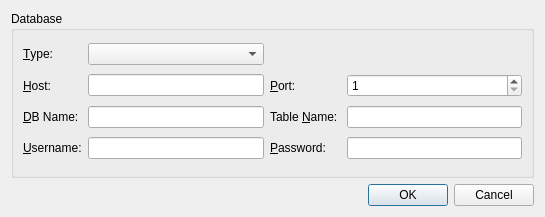
<ui version="4.0" >
 <class>connect2DBDialog</class>
 <widget class="QDialog" name="connect2DBDialog" >
  <property name="geometry" >
   <rect>
    <x>0</x>
    <y>0</y>
    <width>545</width>
    <height>217</height>
   </rect>
  </property>
  <property name="windowTitle" >
   <string>Connect to Database</string>
  </property>
  <layout class="QVBoxLayout" name="verticalLayout" >
   <item>
    <widget class="QGroupBox" name="groupBox" >
     <property name="title" >
      <string>Database</string>
     </property>
     <layout class="QGridLayout" name="gridLayout" >
      <item row="0" column="0" >
       <widget class="QLabel" name="label" >
        <property name="text" >
         <string>&amp;Type:</string>
        </property>
        <property name="buddy" >
         <cstring>databaseTypeCombo</cstring>
        </property>
       </widget>
      </item>
      <item row="0" column="1" >
       <widget class="QComboBox" name="databaseTypeCombo" />
      </item>
      <item row="1" column="0" >
       <widget class="QLabel" name="label_2" >
        <property name="text" >
         <string>&amp;Host:</string>
        </property>
        <property name="buddy" >
         <cstring>databaseHost</cstring>
        </property>
       </widget>
      </item>
      <item row="1" column="1" >
       <widget class="QLineEdit" name="databaseHost" />
      </item>
      <item row="1" column="2" >
       <widget class="QLabel" name="label_4" >
        <property name="text" >
         <string>&amp;Port:</string>
        </property>
        <property name="buddy" >
         <cstring>databasePort</cstring>
        </property>
       </widget>
      </item>
      <item row="1" column="3" >
       <widget class="QSpinBox" name="databasePort" >
        <property name="minimum" >
         <number>1</number>
        </property>
        <property name="maximum" >
         <number>65535</number>
        </property>
       </widget>
      </item>
      <item row="2" column="0" >
       <widget class="QLabel" name="label_6" >
        <property name="text" >
         <string>&amp;DB Name:</string>
        </property>
        <property name="buddy" >
         <cstring>databaseName</cstring>
        </property>
       </widget>
      </item>
      <item row="2" column="1" >
       <widget class="QLineEdit" name="databaseName" />
      </item>
      <item row="3" column="0" >
       <widget class="QLabel" name="label_5" >
        <property name="text" >
         <string>&amp;Username:</string>
        </property>
        <property name="buddy" >
         <cstring>databaseUsername</cstring>
        </property>
       </widget>
      </item>
      <item row="3" column="1" >
       <widget class="QLineEdit" name="databaseUsername" />
      </item>
      <item row="3" column="2" >
       <widget class="QLabel" name="label_3" >
        <property name="text" >
         <string>&amp;Password:</string>
        </property>
        <property name="buddy" >
         <cstring>databasePassword</cstring>
        </property>
       </widget>
      </item>
      <item row="3" column="3" >
       <widget class="QLineEdit" name="databasePassword" >
        <property name="echoMode" >
         <enum>QLineEdit::Password</enum>
        </property>
       </widget>
      </item>
      <item row="2" column="2" >
       <widget class="QLabel" name="label_7" >
        <property name="text" >
         <string>Table &amp;Name: </string>
        </property>
        <property name="buddy" >
         <cstring>databaseTable</cstring>
        </property>
       </widget>
      </item>
      <item row="2" column="3" >
       <widget class="QLineEdit" name="databaseTable" />
      </item>
     </layout>
    </widget>
   </item>
   <item>
    <widget class="QDialogButtonBox" name="buttonBox" >
     <property name="orientation" >
      <enum>Qt::Horizontal</enum>
     </property>
     <property name="standardButtons" >
      <set>QDialogButtonBox::Cancel|QDialogButtonBox::Ok</set>
     </property>
    </widget>
   </item>
  </layout>
 </widget>
 <tabstops>
  <tabstop>databaseTypeCombo</tabstop>
  <tabstop>databaseHost</tabstop>
  <tabstop>databasePort</tabstop>
  <tabstop>databaseName</tabstop>
  <tabstop>databaseTable</tabstop>
  <tabstop>databaseUsername</tabstop>
  <tabstop>databasePassword</tabstop>
  <tabstop>buttonBox</tabstop>
 </tabstops>
 <resources/>
 <connections>
  <connection>
   <sender>buttonBox</sender>
   <signal>accepted()</signal>
   <receiver>connect2DBDialog</receiver>
   <slot>accept()</slot>
   <hints>
    <hint type="sourcelabel" >
     <x>222</x>
     <y>198</y>
    </hint>
    <hint type="destinationlabel" >
     <x>157</x>
     <y>216</y>
    </hint>
   </hints>
  </connection>
  <connection>
   <sender>buttonBox</sender>
   <signal>rejected()</signal>
   <receiver>connect2DBDialog</receiver>
   <slot>reject()</slot>
   <hints>
    <hint type="sourcelabel" >
     <x>290</x>
     <y>204</y>
    </hint>
    <hint type="destinationlabel" >
     <x>286</x>
     <y>216</y>
    </hint>
   </hints>
  </connection>
 </connections>
</ui>
